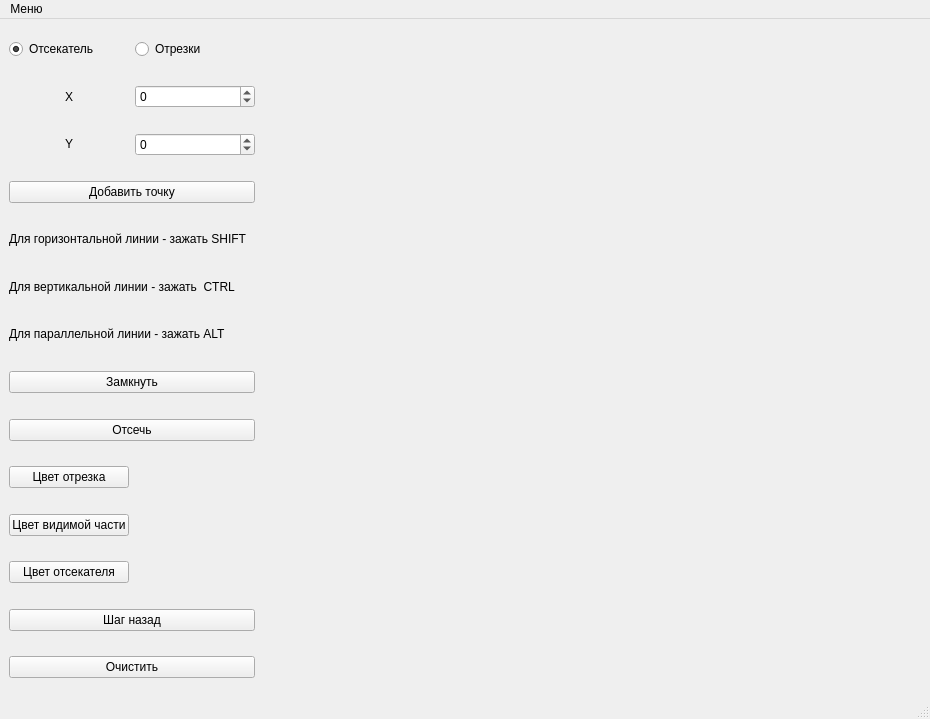
<?xml version="1.0" encoding="UTF-8"?>
<ui version="4.0">
 <class>MainWindow</class>
 <widget class="QMainWindow" name="MainWindow">
  <property name="geometry">
   <rect>
    <x>0</x>
    <y>0</y>
    <width>930</width>
    <height>719</height>
   </rect>
  </property>
  <property name="minimumSize">
   <size>
    <width>930</width>
    <height>719</height>
   </size>
  </property>
  <property name="windowTitle">
   <string>MainWindow</string>
  </property>
  <widget class="QWidget" name="centralwidget">
   <layout class="QVBoxLayout" name="verticalLayout">
    <item>
     <layout class="QGridLayout" name="gridLayout">
      <item row="9" column="1">
       <widget class="color_view" name="seg_col" native="true">
        <property name="maximumSize">
         <size>
          <width>120</width>
          <height>20</height>
         </size>
        </property>
       </widget>
      </item>
      <item row="2" column="1">
       <widget class="QSpinBox" name="pointY">
        <property name="maximumSize">
         <size>
          <width>120</width>
          <height>16777215</height>
         </size>
        </property>
        <property name="minimum">
         <number>-2000</number>
        </property>
        <property name="maximum">
         <number>2000</number>
        </property>
       </widget>
      </item>
      <item row="3" column="0" colspan="2">
       <widget class="QPushButton" name="addPointButton">
        <property name="maximumSize">
         <size>
          <width>250</width>
          <height>16777215</height>
         </size>
        </property>
        <property name="text">
         <string>Добавить точку</string>
        </property>
       </widget>
      </item>
      <item row="8" column="0" colspan="2">
       <widget class="QPushButton" name="cutButton">
        <property name="maximumSize">
         <size>
          <width>250</width>
          <height>16777215</height>
         </size>
        </property>
        <property name="text">
         <string>Отсечь</string>
        </property>
       </widget>
      </item>
      <item row="0" column="1">
       <widget class="QRadioButton" name="segRadioButton">
        <property name="maximumSize">
         <size>
          <width>120</width>
          <height>16777215</height>
         </size>
        </property>
        <property name="text">
         <string>Отрезки</string>
        </property>
       </widget>
      </item>
      <item row="11" column="1">
       <widget class="color_view" name="cut_col" native="true">
        <property name="maximumSize">
         <size>
          <width>120</width>
          <height>20</height>
         </size>
        </property>
       </widget>
      </item>
      <item row="1" column="1">
       <widget class="QSpinBox" name="pointX">
        <property name="maximumSize">
         <size>
          <width>120</width>
          <height>16777215</height>
         </size>
        </property>
        <property name="minimum">
         <number>-2000</number>
        </property>
        <property name="maximum">
         <number>2000</number>
        </property>
       </widget>
      </item>
      <item row="10" column="0">
       <widget class="QPushButton" name="vis_part_col_Button">
        <property name="maximumSize">
         <size>
          <width>120</width>
          <height>16777215</height>
         </size>
        </property>
        <property name="text">
         <string>Цвет видимой части</string>
        </property>
       </widget>
      </item>
      <item row="4" column="0" colspan="2">
       <widget class="QLabel" name="label">
        <property name="maximumSize">
         <size>
          <width>250</width>
          <height>30</height>
         </size>
        </property>
        <property name="text">
         <string>Для горизонтальной линии - зажать SHIFT</string>
        </property>
       </widget>
      </item>
      <item row="7" column="0" colspan="2">
       <widget class="QPushButton" name="closeButton">
        <property name="maximumSize">
         <size>
          <width>250</width>
          <height>16777215</height>
         </size>
        </property>
        <property name="text">
         <string>Замкнуть</string>
        </property>
       </widget>
      </item>
      <item row="10" column="1">
       <widget class="color_view" name="vis_part_col" native="true">
        <property name="maximumSize">
         <size>
          <width>120</width>
          <height>20</height>
         </size>
        </property>
       </widget>
      </item>
      <item row="5" column="0" colspan="2">
       <widget class="QLabel" name="label_2">
        <property name="maximumSize">
         <size>
          <width>250</width>
          <height>30</height>
         </size>
        </property>
        <property name="text">
         <string>Для вертикальной линии - зажать  CTRL</string>
        </property>
       </widget>
      </item>
      <item row="0" column="0">
       <widget class="QRadioButton" name="clipperRadioButton">
        <property name="maximumSize">
         <size>
          <width>120</width>
          <height>16777215</height>
         </size>
        </property>
        <property name="tabletTracking">
         <bool>false</bool>
        </property>
        <property name="text">
         <string>Отсекатель</string>
        </property>
        <property name="checkable">
         <bool>true</bool>
        </property>
        <property name="checked">
         <bool>true</bool>
        </property>
       </widget>
      </item>
      <item row="0" column="2" rowspan="14">
       <widget class="Canvas" name="canvas" native="true">
        <property name="minimumSize">
         <size>
          <width>0</width>
          <height>750</height>
         </size>
        </property>
       </widget>
      </item>
      <item row="12" column="0" colspan="2">
       <widget class="QPushButton" name="undoButton">
        <property name="enabled">
         <bool>true</bool>
        </property>
        <property name="maximumSize">
         <size>
          <width>250</width>
          <height>16777215</height>
         </size>
        </property>
        <property name="text">
         <string>Шаг назад</string>
        </property>
       </widget>
      </item>
      <item row="2" column="0">
       <widget class="QLabel" name="label_4">
        <property name="maximumSize">
         <size>
          <width>120</width>
          <height>16777215</height>
         </size>
        </property>
        <property name="text">
         <string>&lt;html&gt;&lt;head/&gt;&lt;body&gt;&lt;p align=&quot;center&quot;&gt;Y&lt;/p&gt;&lt;/body&gt;&lt;/html&gt;</string>
        </property>
       </widget>
      </item>
      <item row="9" column="0">
       <widget class="QPushButton" name="seg_col_Button">
        <property name="maximumSize">
         <size>
          <width>120</width>
          <height>16777215</height>
         </size>
        </property>
        <property name="text">
         <string>Цвет отрезка</string>
        </property>
       </widget>
      </item>
      <item row="11" column="0">
       <widget class="QPushButton" name="cut_col_Button">
        <property name="maximumSize">
         <size>
          <width>120</width>
          <height>16777215</height>
         </size>
        </property>
        <property name="text">
         <string>Цвет отсекателя</string>
        </property>
       </widget>
      </item>
      <item row="13" column="0" colspan="2">
       <widget class="QPushButton" name="clearButton">
        <property name="maximumSize">
         <size>
          <width>250</width>
          <height>16777215</height>
         </size>
        </property>
        <property name="text">
         <string>Очистить</string>
        </property>
       </widget>
      </item>
      <item row="1" column="0">
       <widget class="QLabel" name="label_3">
        <property name="maximumSize">
         <size>
          <width>120</width>
          <height>16777215</height>
         </size>
        </property>
        <property name="text">
         <string>&lt;html&gt;&lt;head/&gt;&lt;body&gt;&lt;p align=&quot;center&quot;&gt;X&lt;/p&gt;&lt;/body&gt;&lt;/html&gt;</string>
        </property>
       </widget>
      </item>
      <item row="6" column="0" colspan="2">
       <widget class="QLabel" name="label_5">
        <property name="maximumSize">
         <size>
          <width>250</width>
          <height>30</height>
         </size>
        </property>
        <property name="text">
         <string>Для параллельной линии - зажать ALT</string>
        </property>
       </widget>
      </item>
     </layout>
    </item>
   </layout>
  </widget>
  <widget class="QMenuBar" name="menubar">
   <property name="geometry">
    <rect>
     <x>0</x>
     <y>0</y>
     <width>930</width>
     <height>21</height>
    </rect>
   </property>
   <widget class="QMenu" name="menu">
    <property name="title">
     <string>Меню</string>
    </property>
    <addaction name="progInfo"/>
    <addaction name="authorInfo"/>
    <addaction name="separator"/>
    <addaction name="exit"/>
   </widget>
   <addaction name="menu"/>
  </widget>
  <widget class="QStatusBar" name="statusbar"/>
  <action name="progInfo">
   <property name="text">
    <string>О программе</string>
   </property>
  </action>
  <action name="authorInfo">
   <property name="text">
    <string>Об авторе</string>
   </property>
  </action>
  <action name="exit">
   <property name="text">
    <string>Выход из программы</string>
   </property>
  </action>
 </widget>
 <customwidgets>
  <customwidget>
   <class>color_view</class>
   <extends>QWidget</extends>
   <header>color_view.h</header>
   <container>1</container>
  </customwidget>
  <customwidget>
   <class>Canvas</class>
   <extends>QWidget</extends>
   <header>canvas.h</header>
   <container>1</container>
  </customwidget>
 </customwidgets>
 <resources/>
 <connections/>
</ui>
